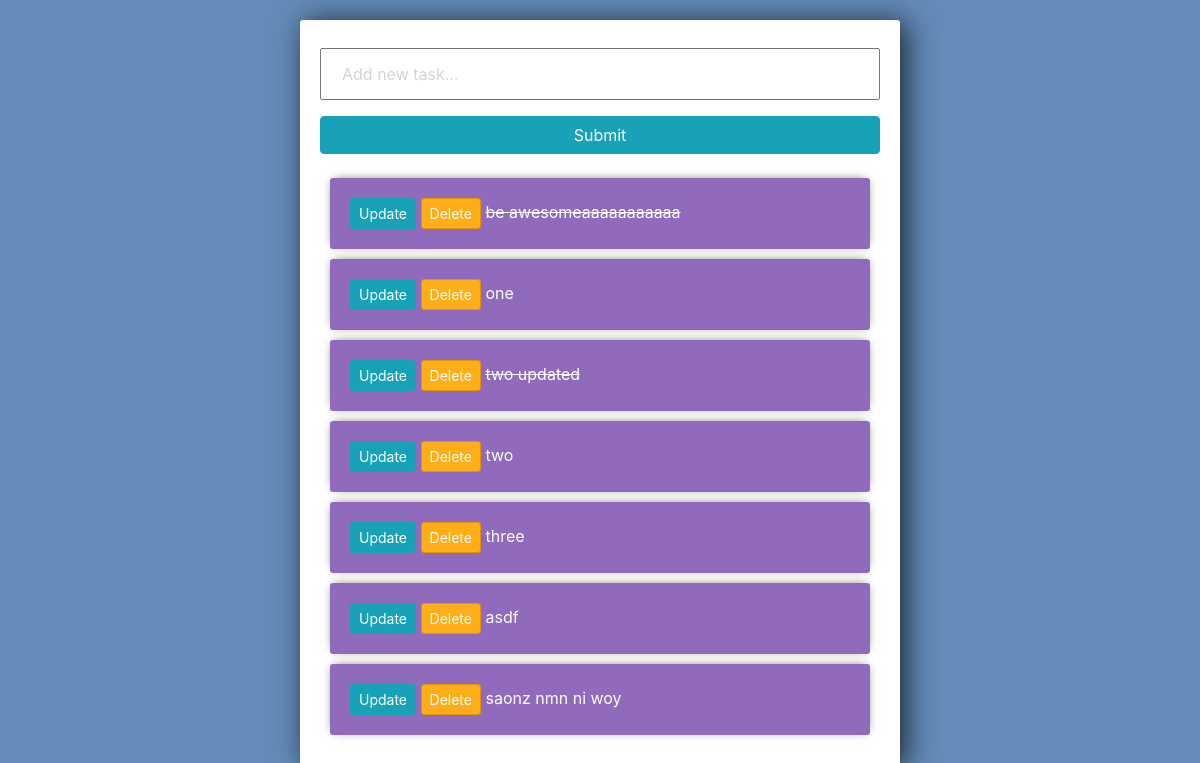
Page /todo/ on the earlier database version.
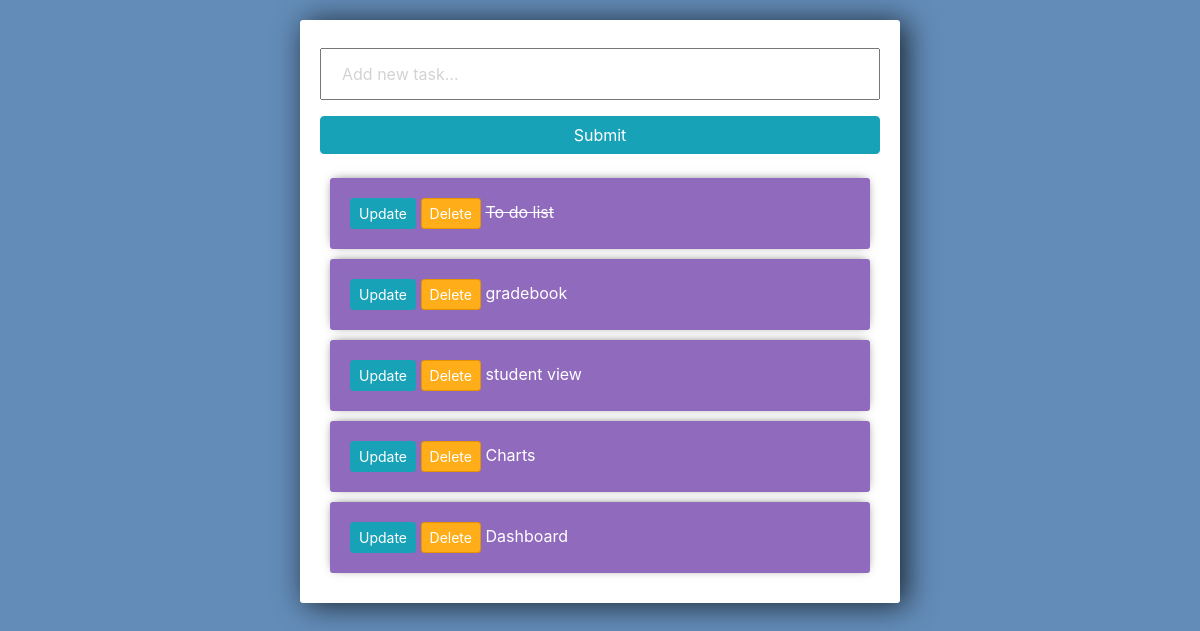
Same page on the later database version.
### tasks/models.py (models this page shows)
class Task(models.Model):
    title = models.CharField(max_length=200)
    complete = models.BooleanField(default=False)
    created = models.DateTimeField(auto_now_add=True)
    def __str__(self):
        return self.title

### tasks/views.py (the view)
# urls.py: path('',views.index, name='list'),
def index(request):
    tasks = Task.objects.all()
    form = TaskForm()
    if request.method == 'POST':
        form = TaskForm(request.POST)
        if form.is_valid():
            form.save()
        return redirect('/')
    context ={'tasks':tasks, 'form':form}
    return render(request, 'tasks/list.html', context)

### tasks/forms.py
class TaskForm(forms.ModelForm):
    title= forms.CharField(widget= forms.TextInput(attrs={'placeholder':'Add new task...'}))
    class Meta:
        model = Task
        fields = '__all__'

### tasks/templates/tasks/list.html (shortened to what this page needs)
<link rel="stylesheet" href="https://stackpath.bootstrapcdn.com/bootstrap/4.3.1/css/bootstrap.min.css">
<div class="center-column">
	<form method="POST" action="/">
		{{form.title}}
		<input class="btn btn-info" type="submit" name="Create Task">
	</form>
	<div class="todo-list">
	{% for task in tasks %}
		<div class="item-row">
			<a class="btn btn-sm btn-info" href="{% url 'update_task' task.id %}">Update</a>
			<a class="btn btn-sm btn-danger" href="{% url 'delete' task.id %}">Delete</a>
			{% if task.complete == True %}
			<strike>{{task}}</strike>
			{% else %}
			<span>{{task}}</span>
			{% endif %}
		</div>
	{% endfor %}
	</div>
</div

### tasks/templates/tasks/list.html (style rules this page uses)
input { width: 100%; padding: 12px 20px; margin: 8px 0; box-sizing: border-box; }
input::placeholder { color: #d3d3d3; }
.center-column { width:600px; margin: 20px auto; padding:20px; background-color: #fff; border-radius: 3px; box-shadow: 6px 2px 30px 0px rgba(0,0,0,0.75); }
.item-row { background-color: #906abd; margin: 10px; padding: 20px; border-radius: 3px; color: #fff; font-size: 16px; box-shadow: 0px -1px 10px -4px rgba(0,0,0,0.75); }
.btn-danger { background-color: #ffae19; border-color: #e59400; }

Differences in the rows shown:
removed Task: title "be awesomeaaaaaaaaaaa"
removed Task: title "one"
removed Task: title "two updated"
removed Task: title "two"
removed Task: title "three"
removed Task: title "asdf"
removed Task: title "saonz nmn ni woy"
added Task: title "To do list"
added Task: title "gradebook"
added Task: title "student view"
added Task: title "Charts"
added Task: title "Dashboard"
